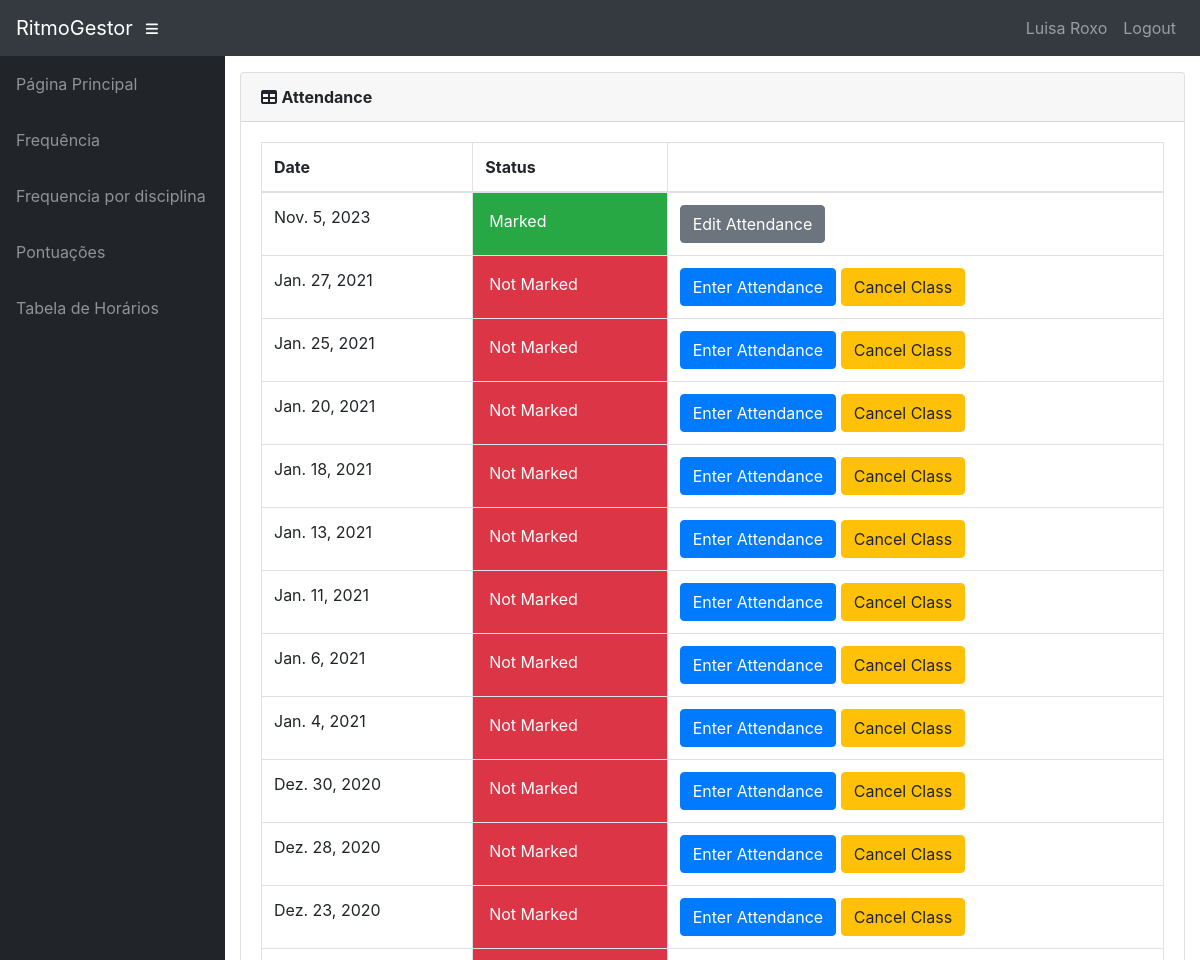
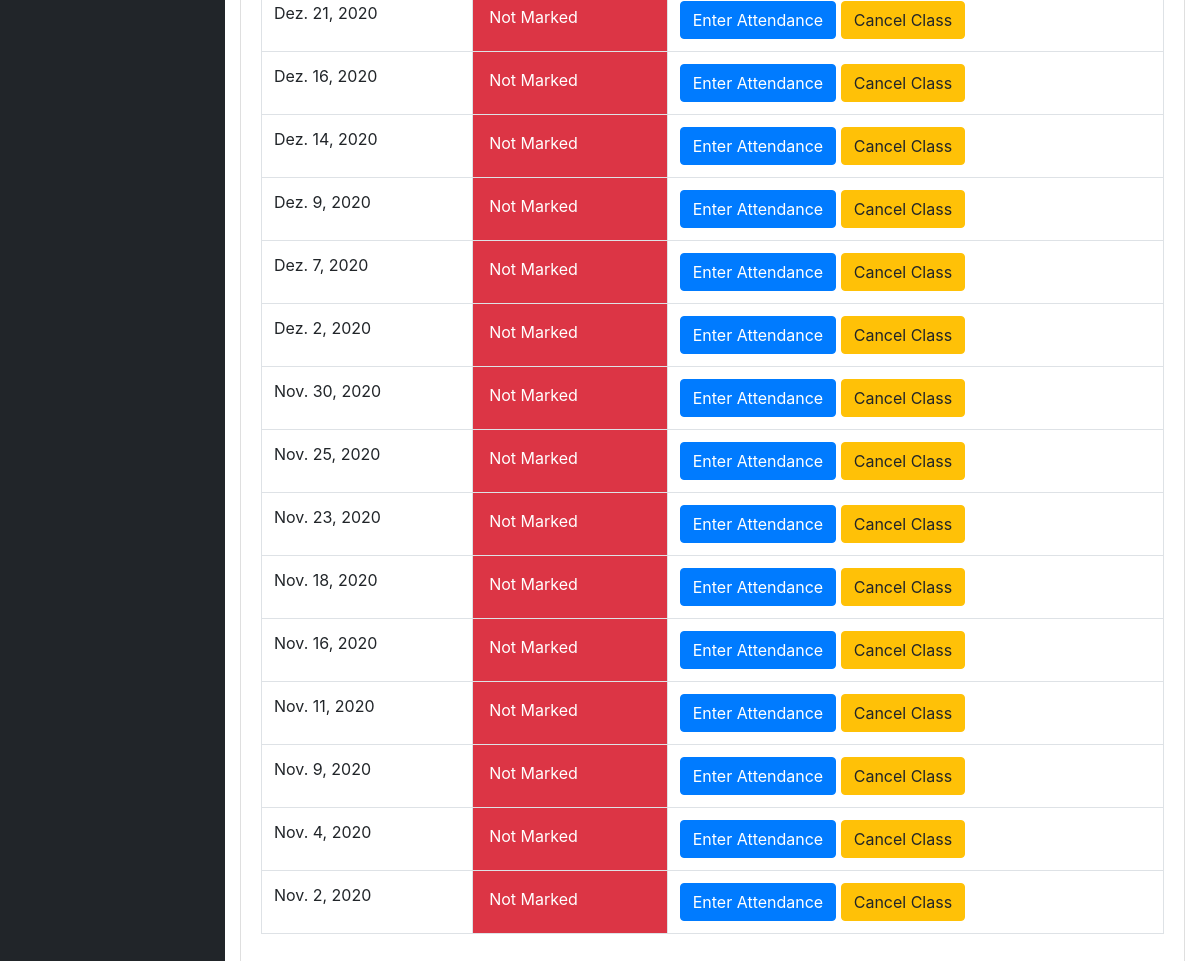
Screenshot of /info/teacher/41/ClassDates/ (signed in) with the database file from the repository (2 pictures, top to bottom).
### info/models.py (models this page shows, shortened)
class User(AbstractUser):
    @property
    def is_student(self):
        if hasattr(self, 'student'):
            return True
        return False

class Student(models.Model):
    user = models.OneToOneField(User, on_delete=models.CASCADE, null=True)
    class_id = models.ForeignKey(Class, on_delete=models.CASCADE, default=1)
    USN = models.CharField(primary_key='True', max_length=100)
    name = models.CharField(max_length=200)
    sex = models.CharField(max_length=50, choices=sex_choice, default='Masculino')
    DOB = models.DateField(default='1998-01-01')

class AttendanceClass(models.Model):
    assign = models.ForeignKey(Assign, on_delete=models.CASCADE)
    date = models.DateField()
    status = models.IntegerField(default=0)
    class Meta:
        verbose_name = 'Attendance'
        verbose_name_plural = 'Attendance'

### info/views.py (the view)
@login_required()
def t_class_date(request, assign_id):
    now = timezone.now()
    ass = get_object_or_404(Assign, id=assign_id)
    att_list = ass.attendanceclass_set.filter(date__lte=now).order_by('-date')
    return render(request, 'info/t_class_date.html', {'att_list': att_list})

### info/templates/info/t_class_date.html
{% extends 'info/base.html' %}
{% block content %}
    <div class="card mb-3">
        <div class="card-header">
              <i class="fas fa-table"></i>
            <b>Attendance</b></div>
            <div class="card-body">
              <div class="table-responsive">
                <table class="table table-bordered" id="dataTable" width="100%" cellspacing="0">
                  <thead>
                    <tr>
                        <th>Date</th>
                        <th>Status</th>
                        <th></th>
                    </tr>
                  </thead>
                  <tbody>
                    {% for a in att_list %}
                    <tr>
                        <td>{{ a.date }}</td>
                        {% if a.status == 0 %}
                            <td class="p-3 mb-2 bg-danger text-white">Not Marked</td>
                            <td>
                                <a class="btn btn-primary" href="{% url 't_attendance' a.id %}" role="button">Enter Attendance</a>
                                <a class="btn btn-warning" href="{% url 'cancel_class' a.id %}">Cancel Class </>
                            </td>
                        {% elif a.status == 1 %}
                            <td class="p-3 mb-2 bg-success text-white">Marked</td>
                            <td><a class="btn btn-secondary" href="{% url 'edit_att' a.id %}" role="button">Edit Attendance</a> </td>
                        {% else %}
                            <td class="p-3 mb-2 bg-warning text-white">Cancelled</td>
                            <td><a class="btn btn-primary" href="{% url 't_attendance' a.id %}" role="button">Enter Attendance</a></td>
                        {% endif %}
                    </tr>
                    {% empty %}
                            <p>student has no courses</p>
                    {% endfor %}
                  </tbody>
                </table>
              </div>
        </div>
    </div>
{% endblock %}

### info/templates/info/base.html (shortened to what this page needs)
<!DOCTYPE html>
<html lang="pt-br">
  <head>
    {% load static %}
    <link href="{% static '/info/bootstrap/vendor/bootstrap/css/bootstrap.min.css' %}" rel="stylesheet" />
    <link href="{% static '/info/bootstrap/vendor/fontawesome-free/css/all.min.css' %}" rel="stylesheet" type="text/css" />
    <link href="{% static '/info/bootstrap/vendor/datatables/dataTables.bootstrap4.css' %}" rel="stylesheet" />
    <link href="{% static '/info/bootstrap/css/sb-admin.css' %}" rel="stylesheet" />
  </head>
  <body id="page-top">
    <nav class="navbar navbar-expand navbar-dark bg-dark static-top">
      <a class="navbar-brand mr-1" href="{% url 'index' %}">RitmoGestor</a>
      <button class="btn btn-link btn-sm text-white order-1 order-sm-0" id="sidebarToggle" href="#"><i class="fas fa-bars"></i></button>
      <div class="collapse navbar-collapse" id="navbarResponsive">
        <ul class="navbar-nav ml-auto">
          <li class="nav-item">
            {% if request.user.is_student %}
              <a class="nav-link text-capitalize">{{ request.user.student.name }}</a>
            {% elif request.user.is_teacher %}
              <a class="nav-link text-capitalize">{{ request.user.teacher.name }}</a>
            {% endif %}
          </li>
          <li class="nav-item">
            <a class="nav-link" href="#" data-toggle="modal" data-target="#logoutModal">Logout</a>
          </li>
        </ul>
      </div>
    </nav>
    <div id="wrapper">
      <ul class="sidebar navbar-nav">
        <li class="nav-item">
          <a class="nav-link" href="{% url 'index' %}"><span>Página Principal</span></a>
        </li>
        {% if request.user.is_student %}
          <li class="nav-item">
            <a class="nav-link" href="{% url 'attendance' request.user.student.USN %}"><span>Frequência</span></a>
          </li>
          <li class="nav-item">
            <a class="nav-link" href="{% url 'attendance' request.user.student.USN %}"><span>Frequencia por disciplina</span></a>
          </li>
          <li class="nav-item">
            <a class="nav-link" href="{% url 'marks_list' request.user.student.USN %}"><span>Pontuações</span></a>
          </li>
          <li class="nav-item">
            <a class="nav-link" href="{% url 'timetable' request.user.student.class_id_id %}"><span>Tabela de Horários</span></a>
          </li>
        {% endif %}
      </ul>
      <div id="content-wrapper">
        <div class="container-fluid">
          {% block content %}
          {% endblock %}
        </div>
      </div>
    </div>
  </body>
</html>

### rows the page displays
User: user.student.name "Luisa Roxo"
AttendanceClass: date "Nov. 5, 2023", status "Marked"
AttendanceClass: date "Jan. 27, 2021", status "Not Marked"
AttendanceClass: date "Jan. 25, 2021", status "Not Marked"
AttendanceClass: date "Jan. 20, 2021", status "Not Marked"
AttendanceClass: date "Jan. 18, 2021", status "Not Marked"
AttendanceClass: date "Jan. 13, 2021", status "Not Marked"
AttendanceClass: date "Jan. 11, 2021", status "Not Marked"
AttendanceClass: date "Jan. 6, 2021", status "Not Marked"
AttendanceClass: date "Jan. 4, 2021", status "Not Marked"
AttendanceClass: date "Dez. 30, 2020", status "Not Marked"
AttendanceClass: date "Dez. 28, 2020", status "Not Marked"
AttendanceClass: date "Dez. 23, 2020", status "Not Marked"
AttendanceClass: date "Dez. 21, 2020", status "Not Marked"
AttendanceClass: date "Dez. 16, 2020", status "Not Marked"
AttendanceClass: date "Dez. 14, 2020", status "Not Marked"
AttendanceClass: date "Dez. 9, 2020", status "Not Marked"
AttendanceClass: date "Dez. 7, 2020", status "Not Marked"
AttendanceClass: date "Dez. 2, 2020", status "Not Marked"
AttendanceClass: date "Nov. 30, 2020", status "Not Marked"
AttendanceClass: date "Nov. 25, 2020", status "Not Marked"
AttendanceClass: date "Nov. 23, 2020", status "Not Marked"
AttendanceClass: date "Nov. 18, 2020", status "Not Marked"
AttendanceClass: date "Nov. 16, 2020", status "Not Marked"
AttendanceClass: date "Nov. 11, 2020", status "Not Marked"
AttendanceClass: date "Nov. 9, 2020", status "Not Marked"
AttendanceClass: date "Nov. 4, 2020", status "Not Marked"
AttendanceClass: date "Nov. 2, 2020", status "Not Marked"
